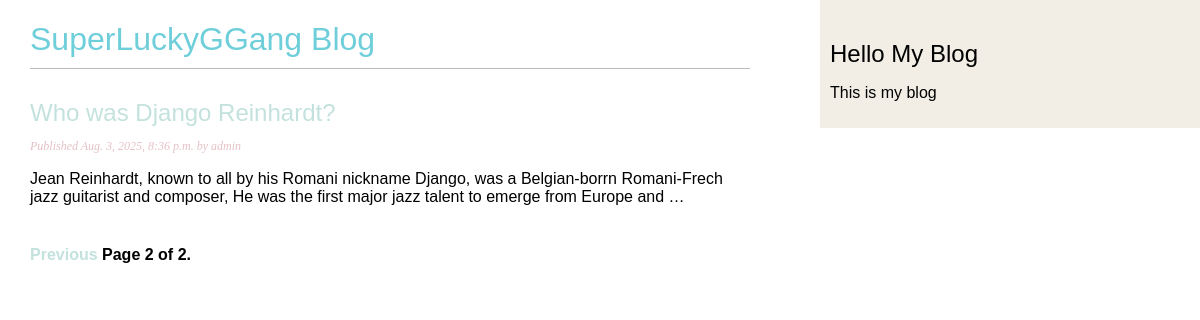
Screenshot of /blog/?page=2 with the database file from the repository.
### blog/models.py (models this page shows, shortened)
class Post(models.Model):
    class Status(models.TextChoices):
        DRAFT = 'DF', 'Draft'
        PUBLISHED = 'PB', 'Published'
    title = models.CharField(max_length=250)
    slug = models.SlugField(max_length=250,unique_for_date='publish')
    author = models.ForeignKey(User,on_delete=models.CASCADE, related_name='blog_posts')
    body = models.TextField()
    publish = models.DateTimeField(auto_now_add=timezone.now())
    created = models.DateTimeField(auto_now_add=True)
    updated = models.DateTimeField(auto_now_add=True)
    status = models.CharField(max_length=2,
                              choices=Status.choices,
                              default=Status.DRAFT)
    objects = models.Manager()
    published = PublishedManager() # 커스텀 관리자
    class Meta:
        ordering = ['-publish']
        indexes = [
            models.Index(fields = ['-publish']), # https://docs.djangoproject.com/en/4.1/ref/models/indexes/
        ]
    def get_absolute_url(self):
        return reverse('blog:post_detail',args=[self.publish.year,self.publish.month,self.publish.day,self.slug]) # 객체의 표준 URL 반환

### blog/views.py (the view)
# urls.py: path('',views.post_list,name='post_list'),
def post_list(request):
    post_list = Post.published.all() # published 된 게시물들을 다 가지고옴
    paginator = Paginator(post_list, 3) # 페이지당 반환할 객체 수와 함께 Paginator 클래스를 인스턴스화 합니다.
    page_number = request.GET.get('page',1) # HTTP GET 매개 변수 PAGE를 조회해서 그 값을 PAGE_NUMBER 변수에 저장합니다.
    try:
        posts = paginator.page(page_number)
    except PageNotAnInteger:
        posts = paginator.page(1)
    except EmptyPage:
        posts = paginator.page(paginator.num_pages)
    return render(request,'blog/post/list.html',{'posts':posts})

### blog/models.py (called while the page is built)
    def get_queryset(self):
        return super().get_queryset().filter(status=Post.Status.PUBLISHED)

### blog/templates/blog/post/list.html (shortened to what this page needs)
{% extends "blog/base.html" %}
{% block content %}
    <h1> SuperLuckyGGang Blog </h1>
    {% for post in posts %}
        <div class="post">
            <h2>
                <a href="{{post.get_absolute_url}}">
                    {{post.title}}
                </a>
            </h2>
            <p class="date">
                Published {{ post.publish }} by {{post.author}}
            </p>
            {{ post.body|truncatewords:30|linebreaks }}
        </div>
    {% endfor %}
    {% include "pagination.html" with page=posts %}
{% endblock content %}

### blog/static/css/blog.css (style rules this page uses)
body { margin:0; padding:0; font-family:helvetica, sans-serif; }
a { color:#c3e2dd; text-decoration:none; }
h1 { color:#6ECEDA; font-weight:normal; border-bottom:1px solid #bbb; padding:0 0 10px 0; }
h2 { font-weight:normal; margin:30px 0 0; }
p.date { color:#E5C1C5; font-family: georgia, serif; font-size: 12px; font-style: italic; }

### rows the page displays
Post: title "Who was Django Reinhardt?", publish "Aug. 3, 2025, 8:36 p.m.", author "admin", body "Jean Reinhardt, known to all by his Romani nickname Django, was a Belgian-borrn Romani-Frech jazz guitarist and composer, He was the first major jazz talent to emerge from Europe and …"

### other values shown
{{ page.number }} "2"
{{ page.paginator.num_pages }} "2"
